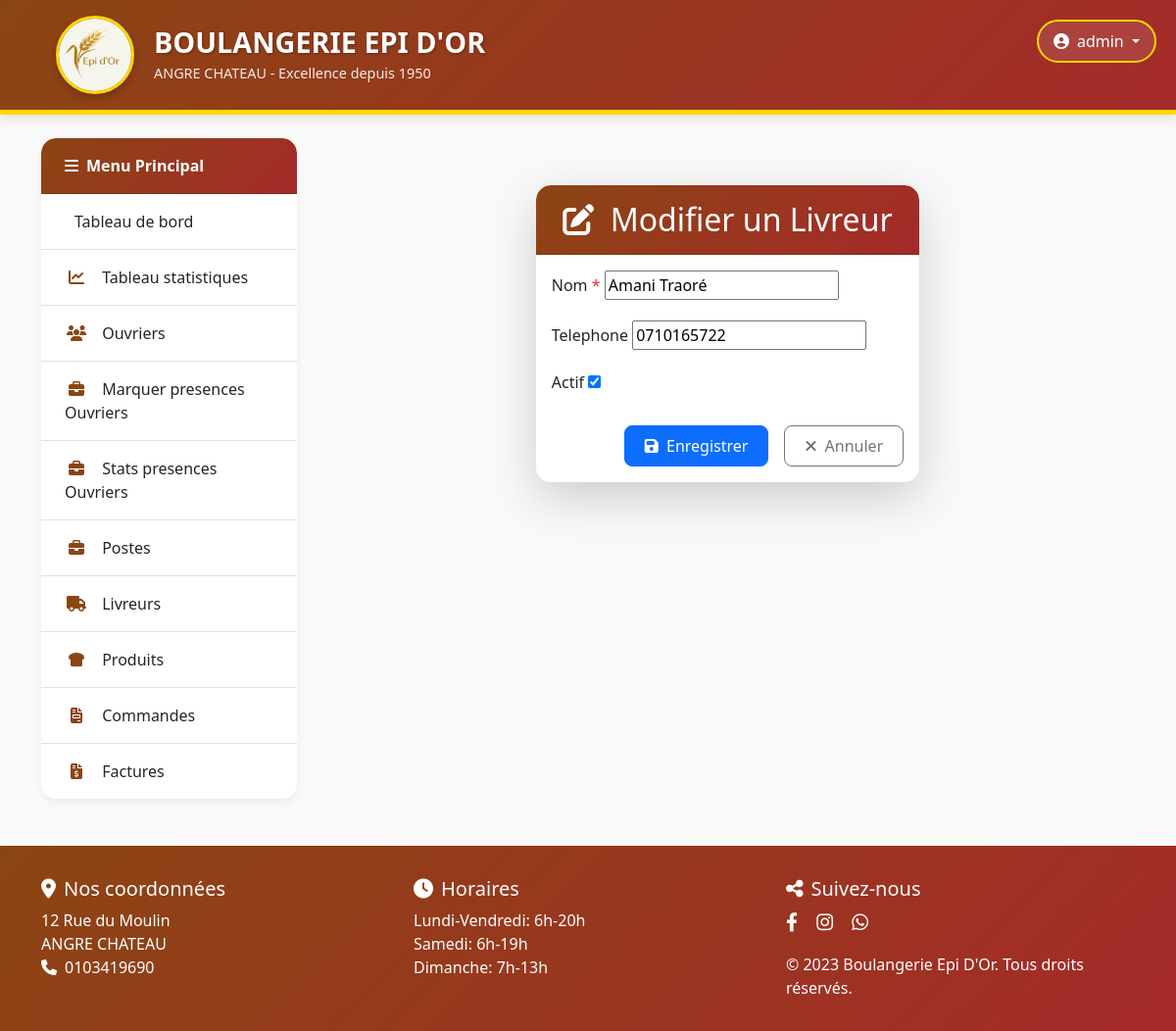
/livreurs/58/modifier/ (signed in), run on the app's committed database.
### gestion/models.py (models this page shows, shortened)
class Livreur(models.Model):
    nom = models.CharField(max_length=100, unique=True)  # Ajout de unique=True
    telephone = models.CharField(max_length=20, blank=True, null=True, unique=True)  # Ajout de unique=True
    actif = models.BooleanField(default=False)
    class Meta:
        verbose_name = "Livreur"
        verbose_name_plural = "Livreurs"
        constraints = [
            models.UniqueConstraint(fields=['nom', 'telephone'], name='unique_livreur')
        ]
    class Meta:
        verbose_name = "Livreur"
        verbose_name_plural = "Livreurs"

### gestion/viewslivreurs.py (the view, shortened to what this page needs)
@method_decorator(login_required, name='dispatch')
class LivreurUpdateView(UpdateView):
    model = Livreur
    form_class = LivreurForm
    template_name = 'gestion/livreurs/form.html'
    success_url = reverse_lazy('livreur_liste')

### gestion/forms.py (shortened to what this page needs)
class LivreurForm(forms.ModelForm):
    class Meta:
        model = Livreur
        fields = ['nom', 'telephone', 'actif']

### gestion/templates/gestion/livreurs/form.html (shortened to what this page needs)
{% extends 'gestion/base2.html' %}
{% block content %}
<div class="container mt-5">
    <div class="row justify-content-center">
        <div class="col-md-8 col-lg-6">
            <div class="card shadow-lg">
                <div class="card-header bg-primary text-white">
                    <h2 class="card-title mb-0 text-center">
                        <i class="fas fa-{% if object %}edit{% else %}plus-circle{% endif %} me-2"></i>
                        {% if object %}Modifier{% else %}Ajouter{% endif %} un Livreur
                    </h2>
                </div>
                <div class="card-body">
                    <form method="post" class="needs-validation" novalidate>
                        {% for field in form %}
                            <div class="mb-3">
                                <label for="{{ field.id_for_label }}" class="form-label">
                                    {{ field.label }}
                                    {% if field.field.required %}<span class="text-danger">*</span>{% endif %}
                                </label>
                                {{ field }}
                            </div>
                        {% endfor %}
                        <div class="d-grid gap-2 d-md-flex justify-content-md-end mt-4">
                            <button type="submit" class="btn btn-primary me-md-2">
                                <i class="fas fa-save me-1"></i> Enregistrer
                            </button>
                            <a href="{% url 'livreur_liste' %}" class="btn btn-outline-secondary">
                                <i class="fas fa-times me-1"></i> Annuler
                            </a>
                        </div>
                    </form>
                </div>
            </div>
        </div>
    </div>
</div>
{% endblock %}

### gestion/templates/gestion/base2.html (shortened to what this page needs)
{% load static %}
<!DOCTYPE html>
<html lang="fr">
<head>
    <link rel="stylesheet" href="https://cdnjs.cloudflare.com/ajax/libs/font-awesome/6.4.0/css/all.min.css">
    <link rel="stylesheet" href="https://cdn.jsdelivr.net/npm/bootstrap@5.3.0/dist/css/bootstrap.min.css">
</head>
<body>
    <header class="header">
        <div class="container">
            <div class="row align-items-center">
                <div class="col-md-8">
                    <div class="logo-container">
                        <img src="{% static 'gestion/images/logo.png' %}" alt="Logo Epi D'Or" class="logo">
                        <div class="brand-text">
                            <h1>BOULANGERIE EPI D'OR</h1>
                            <p>ANGRE CHATEAU - Excellence depuis 1950</p>
                        </div>
                    </div>
                </div>
                <div class="col-md-4">
                    <div class="user-section">
                        {% if user.is_authenticated %}
                            <div class="dropdown user-dropdown">
                                <button class="btn dropdown-toggle" type="button" id="userDropdown" data-bs-toggle="dropdown">
                                    <i class="fas fa-user-circle me-2"></i>{{ user.username }}
                                </button>
                            </div>
                        {% else %}
                            <a href="{% url 'login' %}" class="btn btn-outline-light">
                                <i class="fas fa-sign-in-alt me-2"></i>Connexion
                            </a>
                        {% endif %}
                    </div>
                </div>
            </div>
        </div>
    </header>
    <main class="container my-4 flex-grow-1">
        <div class="row">
            <div class="col-lg-3">
                <div class="card">
                    <div class="card-header">
                        <i class="fas fa-bars me-2"></i>Menu Principal
                    </div>
                    <div class="list-group list-group-flush">
                        <a href="{% url 'accueil' %}" class="list-group-item list-group-item-action ">
                             Tableau de bord
                        </a>
                        <a href="{% url 'statistiques' %}" class="list-group-item list-group-item-action ">
                            <i class="fas fa-chart-line"></i> Tableau statistiques
                        </a>
                        <a href="{% url 'liste_ouvriers' %}" class="list-group-item list-group-item-action">
                            <i class="fas fa-users"></i> Ouvriers
                        </a>
                        <a href="{% url 'marquer_presences' %}" class="list-group-item list-group-item-action">
                            <i class="fas fa-briefcase"></i> Marquer presences Ouvriers
                        </a>
                        <a href="{% url 'stats_presences' %}" class="list-group-item list-group-item-action">
                            <i class="fas fa-briefcase"></i> Stats presences Ouvriers
                        </a>
                        <a href="{% url 'liste_postes' %}" class="list-group-item list-group-item-action">
                            <i class="fas fa-briefcase"></i> Postes
                        </a>
                        <a href="{% url 'livreur_liste' %}" class="list-group-item list-group-item-action">
                            <i class="fas fa-truck"></i> Livreurs
                        </a>
                        <a href="{% url 'produit_liste' %}" class="list-group-item list-group-item-action">
                            <i class="fas fa-bread-slice"></i> Produits
                        </a>
                        <a href="{% url 'commande_liste' %}" class="list-group-item list-group-item-action">
                            <i class="fas fa-file-invoice"></i> Commandes
                        </a>
                        <a href="#" class="list-group-item list-group-item-action">
                            <i class="fas fa-file-invoice-dollar"></i> Factures
                        </a>
                    </div>
                </div>
            </div>
            <div class="col-lg-9">
                {% block content %}{% endblock content %}
            </div>
        </div>
    </main>
    <footer class="footer">
        <div class="container">
            <div class="row">
                <div class="col-md-4 mb-4 mb-md-0">
                    <h5><i class="fas fa-map-marker-alt me-2"></i>Nos coordonnées</h5>
                    <address>
                        12 Rue du Moulin<br>
                        ANGRE CHATEAU<br>
                        <i class="fas fa-phone me-2"></i>0103419690
                    </address>
                </div>
                <div class="col-md-4 mb-4 mb-md-0">
                    <h5><i class="fas fa-clock me-2"></i>Horaires</h5>
                    <ul class="list-unstyled">
                        <li>Lundi-Vendredi: 6h-20h</li>
                        <li>Samedi: 6h-19h</li>
                        <li>Dimanche: 7h-13h</li>
                    </ul>
                </div>
                <div class="col-md-4">
                    <h5><i class="fas fa-share-alt me-2"></i>Suivez-nous</h5>
                    <div class="social-icons mb-3">
                        <a href="#"><i class="fab fa-facebook-f"></i></a>
                        <a href="#"><i class="fab fa-instagram"></i></a>
                        <a href="#"><i class="fab fa-whatsapp"></i></a>
                    </div>
                    <p class="mb-0">© 2023 Boulangerie Epi D'Or. Tous droits réservés.</p>
                </div>
            </div>
        </div>
    </footer>
</body>
</html>

### gestion/templates/gestion/base2.html (style rules this page uses)
:root { --primary-color: #8B4513; --secondary-color: #FFD700; --accent-color: #A52A2A; --light-bg: #FFF8E1; }
body { background-color: #f9f9f9; font-family: 'Montserrat', 'Segoe UI', Tahoma, Geneva, Verdana, sans-serif; color: #333; min-height: 100vh; display: flex; flex-direction: column; }
.header { background: linear-gradient(135deg, var(--primary-color), var(--accent-color)); color: white; padding: 1rem 0; border-bottom: 5px solid var(--secondary-color); box-shadow: 0 4px 12px rgba(0, 0, 0, 0.1); }
.logo-container { display: flex; align-items: center; justify-content: start; padding: 0 15px; }
.logo { height: 80px; width: 80px; object-fit: cover; border-radius: 50%; border: 3px solid var(--secondary-color); box-shadow: 0 4px 8px rgba(0, 0, 0, 0.2); margin-right: 20px; }
.brand-text { text-align: left; }
.brand-text h1 { font-size: 1.8rem; font-weight: 700; margin-bottom: 0.2rem; text-shadow: 1px 1px 3px rgba(0, 0, 0, 0.3); }
.brand-text p { font-size: 0.9rem; opacity: 0.9; margin-bottom: 0; }
.footer { background: linear-gradient(135deg, var(--primary-color), var(--accent-color)); color: white; padding: 2rem 0; margin-top: auto; }
.card { border: none; border-radius: 10px; box-shadow: 0 4px 6px rgba(0, 0, 0, 0.05); transition: all 0.3s ease; margin-bottom: 1.5rem; }
.card-header { background: linear-gradient(135deg, var(--primary-color), var(--accent-color)); color: white; border-radius: 10px 10px 0 0 !important; padding: 1rem 1.5rem; font-weight: 600; }
.list-group-item { border-left: none; border-right: none; padding: 1rem 1.5rem; font-weight: 500; }
.list-group-item:last-child { border-bottom: none; border-radius: 0 0 10px 10px; }
.list-group-item i { width: 24px; text-align: center; margin-right: 10px; color: var(--primary-color); }
.user-section { position: absolute; top: 20px; right: 20px; }
.user-dropdown .dropdown-toggle { background-color: rgba(255, 255, 255, 0.1); color: white; border: 2px solid var(--secondary-color); border-radius: 50px; padding: 8px 15px; font-weight: 500; }
.social-icons a { color: white; font-size: 1.2rem; margin-right: 15px; transition: all 0.3s; }

### gestion/templates/gestion/livreurs/form.html (style rules this page uses)
.card { border-radius: 15px; overflow: hidden; border: none; }
.card-header { border-radius: 15px 15px 0 0 !important; }
.btn { border-radius: 8px; padding: 8px 20px; font-weight: 500; }

### data on the page
Livreur: form "Amani Traoré" "0710165722" "☑"

### other printed values
{{ user.username }} "admin"
{{ field.label }} "Nom" "Telephone" "Actif"
